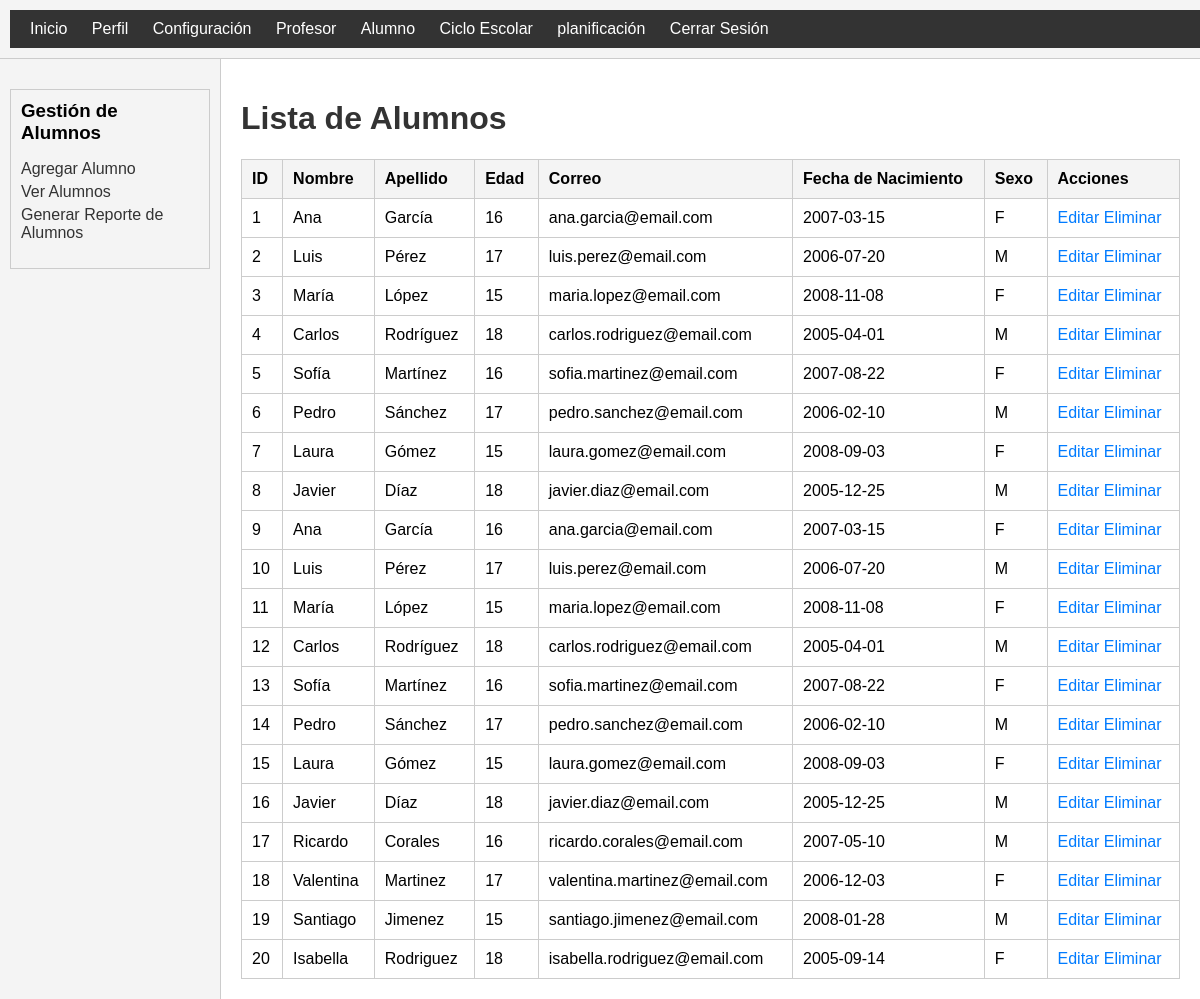
/views/listar_alumnos.php (signed in), run on the app's committed database.
### tables this page shows
CREATE TABLE `alumnos` (
  `id` int(11) NOT NULL,
  `nombre` varchar(50) NOT NULL,
  `apellido` varchar(50) NOT NULL,
  `edad` int(3) NOT NULL,
  `correo` varchar(100) NOT NULL,
  `id_representante` int(11) DEFAULT NULL,
  `fecha_nacimiento` date DEFAULT NULL,
  `sexo` enum('M','F') DEFAULT NULL
);

### views/listar_alumnos.php (the view, shortened to what this page needs)
<?php
$db = new Database();
$conn = $db->getConnection();
$query = $conn->prepare("SELECT * FROM alumnos");
$query->execute();
$alumnos = $query->fetchAll(PDO::FETCH_ASSOC);
?>
<!DOCTYPE html>
<html lang="es">
<head>
</head>
<body>
    <div class="menu-container">
        <?php include('menu.php'); ?>
    </div>
    <div class="sub-menu-container">
        <div class="left-menu">
            <?php include('menu_alumnos.php'); ?>
        </div>
        <div class="list-container">
            <h1>Lista de Alumnos</h1>
            <table>
                <tr>
                    <th>ID</th>
                    <th>Nombre</th>
                    <th>Apellido</th>
                    <th>Edad</th>
                    <th>Correo</th>
                    <th>Fecha de Nacimiento</th>
                    <th>Sexo</th>
                    <th>Acciones</th>
                </tr>
                <?php foreach ($alumnos as $alumno): ?>
                <tr>
                    <td><?= htmlspecialchars($alumno['id']); ?></td>
                    <td><?= htmlspecialchars($alumno['nombre']); ?></td>
                    <td><?= htmlspecialchars($alumno['apellido']); ?></td>
                    <td><?= htmlspecialchars($alumno['edad']); ?></td>
                    <td><?= htmlspecialchars($alumno['correo']); ?></td>
                    <td><?= htmlspecialchars($alumno['fecha_nacimiento']); ?></td>
                    <td><?= htmlspecialchars($alumno['sexo']); ?></td>
                    <td>
                        <a href="editar_alumno.php?id=<?= $alumno['id']; ?>">Editar</a>
                        <a href="eliminar_alumno.php?id=<?= $alumno['id']; ?>">Eliminar</a>
                    </td>
                </tr>
                <?php endforeach; ?>
            </table>
        </div>
    </div>
</body>
</html>

### views/listar_alumnos.php (style rules this page uses)
body { font-family: Arial, sans-serif; margin: 0; display: flex; flex-direction: column; }
.menu-container { width: 100%; background-color: #f4f4f4; padding: 10px; border-bottom: 1px solid #ccc; }
.sub-menu-container { display: flex; flex: 1; }
.left-menu { width: 200px; background-color: #f4f4f4; padding: 10px; border-right: 1px solid #ccc; }
.list-container { flex: 1; padding: 20px; }
h1 { color: #333; }
table { width: 100%; border-collapse: collapse; margin-top: 20px; }
th, td { border: 1px solid #ccc; padding: 10px; text-align: left; }
th { background-color: #f4f4f4; }
a { text-decoration: none; color: #007bff; }

### views/menu.php (style rules this page uses)
body { font-family: Arial, sans-serif; }

### data on the page
alumnos: id "1", nombre "Ana", apellido "García", edad "16", correo "ana.garcia@email.com", fecha_nacimiento "2007-03-15", sexo "F"
alumnos: id "2", nombre "Luis", apellido "Pérez", edad "17", correo "luis.perez@email.com", fecha_nacimiento "2006-07-20", sexo "M"
alumnos: id "3", nombre "María", apellido "López", edad "15", correo "maria.lopez@email.com", fecha_nacimiento "2008-11-08", sexo "F"
alumnos: id "4", nombre "Carlos", apellido "Rodríguez", edad "18", correo "carlos.rodriguez@email.com", fecha_nacimiento "2005-04-01", sexo "M"
alumnos: id "5", nombre "Sofía", apellido "Martínez", edad "16", correo "sofia.martinez@email.com", fecha_nacimiento "2007-08-22", sexo "F"
alumnos: id "6", nombre "Pedro", apellido "Sánchez", edad "17", correo "pedro.sanchez@email.com", fecha_nacimiento "2006-02-10", sexo "M"
alumnos: id "7", nombre "Laura", apellido "Gómez", edad "15", correo "laura.gomez@email.com", fecha_nacimiento "2008-09-03", sexo "F"
alumnos: id "8", nombre "Javier", apellido "Díaz", edad "18", correo "javier.diaz@email.com", fecha_nacimiento "2005-12-25", sexo "M"
alumnos: id "9", nombre "Ana", apellido "García", edad "16", correo "ana.garcia@email.com", fecha_nacimiento "2007-03-15", sexo "F"
alumnos: id "10", nombre "Luis", apellido "Pérez", edad "17", correo "luis.perez@email.com", fecha_nacimiento "2006-07-20", sexo "M"
alumnos: id "11", nombre "María", apellido "López", edad "15", correo "maria.lopez@email.com", fecha_nacimiento "2008-11-08", sexo "F"
alumnos: id "12", nombre "Carlos", apellido "Rodríguez", edad "18", correo "carlos.rodriguez@email.com", fecha_nacimiento "2005-04-01", sexo "M"
alumnos: id "13", nombre "Sofía", apellido "Martínez", edad "16", correo "sofia.martinez@email.com", fecha_nacimiento "2007-08-22", sexo "F"
alumnos: id "14", nombre "Pedro", apellido "Sánchez", edad "17", correo "pedro.sanchez@email.com", fecha_nacimiento "2006-02-10", sexo "M"
alumnos: id "15", nombre "Laura", apellido "Gómez", edad "15", correo "laura.gomez@email.com", fecha_nacimiento "2008-09-03", sexo "F"
alumnos: id "16", nombre "Javier", apellido "Díaz", edad "18", correo "javier.diaz@email.com", fecha_nacimiento "2005-12-25", sexo "M"
alumnos: id "17", nombre "Ricardo", apellido "Corales", edad "16", correo "ricardo.corales@email.com", fecha_nacimiento "2007-05-10", sexo "M"
alumnos: id "18", nombre "Valentina", apellido "Martinez", edad "17", correo "valentina.martinez@email.com", fecha_nacimiento "2006-12-03", sexo "F"
alumnos: id "19", nombre "Santiago", apellido "Jimenez", edad "15", correo "santiago.jimenez@email.com", fecha_nacimiento "2008-01-28", sexo "M"
alumnos: id "20", nombre "Isabella", apellido "Rodriguez", edad "18", correo "isabella.rodriguez@email.com", fecha_nacimiento "2005-09-14", sexo "F"
